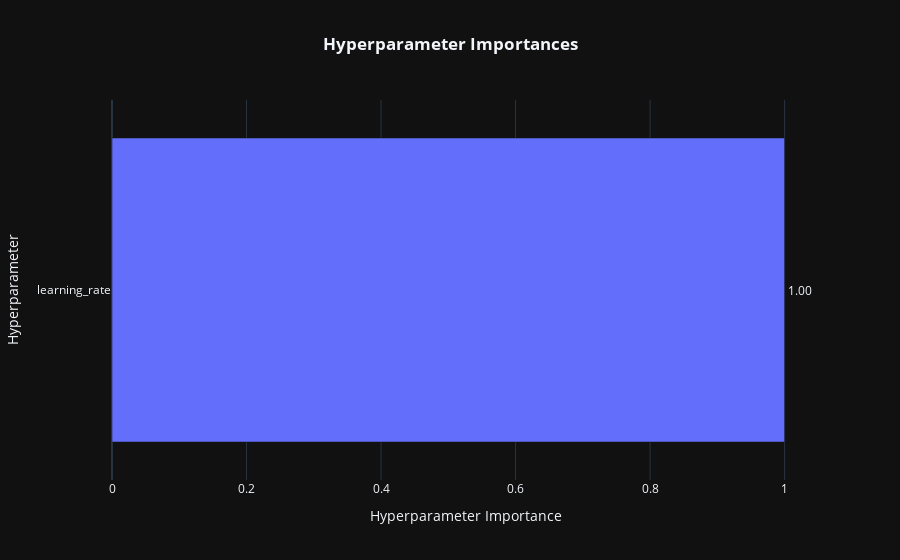

Notebook source saved alongside this figure:
### Code cell
fig = optuna.visualization.plot_param_importances(study)
fig.update_layout(template='plotly_dark', title='<b>Hyperparameter Importances', title_x=0.5)

### Figure 1 — Plotly figure (JSON) as saved in the notebook; plotly's stock layout.template omitted (floating-point values rounded to 4 significant figures)
{"data": [{"cliponaxis": false, "hovertemplate": ["learning_rate (CategoricalDistribution): 1.0<extra></extra>"], "name": "Objective Value", "orientation": "h", "text": ["1.00"], "textposition": "outside", "type": "bar", "x": [1], "y": ["learning_rate"]}], "layout": {"title": {"text": "<b>Hyperparameter Importances", "x": 0.5}, "xaxis": {"title": {"text": "Hyperparameter Importance"}}, "yaxis": {"title": {"text": "Hyperparameter"}}}}
